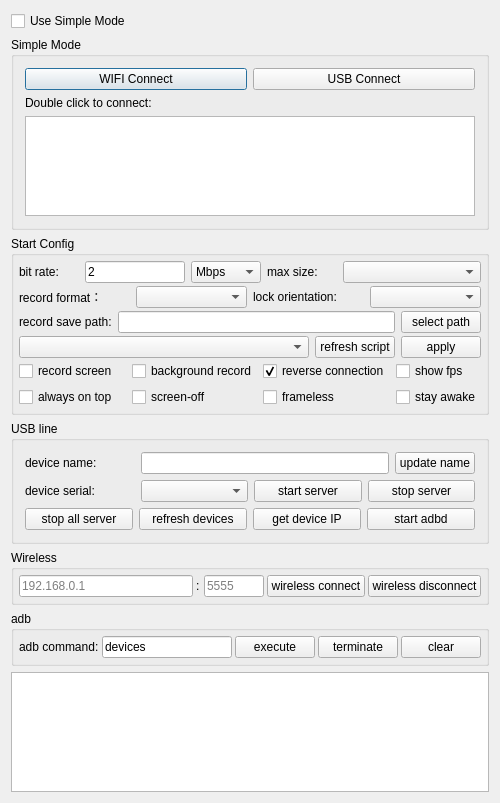
<?xml version="1.0" encoding="UTF-8"?>
<ui version="4.0">
 <class>Dialog</class>
 <widget class="QDialog" name="Dialog">
  <property name="geometry">
   <rect>
    <x>0</x>
    <y>0</y>
    <width>500</width>
    <height>749</height>
   </rect>
  </property>
  <property name="minimumSize">
   <size>
    <width>500</width>
    <height>0</height>
   </size>
  </property>
  <property name="maximumSize">
   <size>
    <width>565</width>
    <height>16777215</height>
   </size>
  </property>
  <property name="windowTitle">
   <string notr="true">QtScrcpy</string>
  </property>
  <layout class="QVBoxLayout" name="verticalLayout_2">
   <item>
    <widget class="QCheckBox" name="useSingleModeCheck">
     <property name="text">
      <string>Use Simple Mode</string>
     </property>
     <property name="checked">
      <bool>false</bool>
     </property>
    </widget>
   </item>
   <item>
    <widget class="QGroupBox" name="simpleGroupBox">
     <property name="title">
      <string>Simple Mode</string>
     </property>
     <property name="checkable">
      <bool>false</bool>
     </property>
     <layout class="QVBoxLayout" name="verticalLayout_4">
      <item>
       <layout class="QHBoxLayout" name="horizontalLayout_9">
        <item>
         <widget class="QPushButton" name="wifiConnectBtn">
          <property name="text">
           <string>WIFI Connect</string>
          </property>
         </widget>
        </item>
        <item>
         <widget class="QPushButton" name="usbConnectBtn">
          <property name="text">
           <string>USB Connect</string>
          </property>
         </widget>
        </item>
       </layout>
      </item>
      <item>
       <widget class="QLabel" name="label_10">
        <property name="text">
         <string>Double click to connect:</string>
        </property>
       </widget>
      </item>
      <item>
       <widget class="QListWidget" name="connectedPhoneList">
        <property name="sizePolicy">
         <sizepolicy hsizetype="Expanding" vsizetype="Preferred">
          <horstretch>0</horstretch>
          <verstretch>0</verstretch>
         </sizepolicy>
        </property>
        <property name="minimumSize">
         <size>
          <width>0</width>
          <height>100</height>
         </size>
        </property>
        <property name="maximumSize">
         <size>
          <width>16777215</width>
          <height>100</height>
         </size>
        </property>
       </widget>
      </item>
     </layout>
    </widget>
   </item>
   <item>
    <widget class="QGroupBox" name="configGroupBox">
     <property name="title">
      <string>Start Config</string>
     </property>
     <layout class="QVBoxLayout" name="verticalLayout_3">
      <property name="spacing">
       <number>3</number>
      </property>
      <property name="leftMargin">
       <number>5</number>
      </property>
      <property name="topMargin">
       <number>5</number>
      </property>
      <property name="rightMargin">
       <number>5</number>
      </property>
      <property name="bottomMargin">
       <number>5</number>
      </property>
      <item>
       <widget class="QWidget" name="configWidget1" native="true">
        <layout class="QHBoxLayout" name="horizontalLayout_5">
         <property name="leftMargin">
          <number>0</number>
         </property>
         <property name="topMargin">
          <number>0</number>
         </property>
         <property name="rightMargin">
          <number>0</number>
         </property>
         <property name="bottomMargin">
          <number>0</number>
         </property>
         <item>
          <widget class="QLabel" name="label_3">
           <property name="sizePolicy">
            <sizepolicy hsizetype="Fixed" vsizetype="Preferred">
             <horstretch>0</horstretch>
             <verstretch>0</verstretch>
            </sizepolicy>
           </property>
           <property name="minimumSize">
            <size>
             <width>60</width>
             <height>0</height>
            </size>
           </property>
           <property name="maximumSize">
            <size>
             <width>0</width>
             <height>16777215</height>
            </size>
           </property>
           <property name="text">
            <string>bit rate:</string>
           </property>
          </widget>
         </item>
         <item>
          <widget class="QLineEdit" name="bitRateEdit">
           <property name="sizePolicy">
            <sizepolicy hsizetype="Minimum" vsizetype="Fixed">
             <horstretch>0</horstretch>
             <verstretch>0</verstretch>
            </sizepolicy>
           </property>
           <property name="minimumSize">
            <size>
             <width>100</width>
             <height>0</height>
            </size>
           </property>
           <property name="maximumSize">
            <size>
             <width>0</width>
             <height>16777215</height>
            </size>
           </property>
           <property name="text">
            <string>2</string>
           </property>
          </widget>
         </item>
         <item>
          <widget class="QComboBox" name="bitRateBox">
           <property name="sizePolicy">
            <sizepolicy hsizetype="Fixed" vsizetype="Fixed">
             <horstretch>0</horstretch>
             <verstretch>0</verstretch>
            </sizepolicy>
           </property>
           <property name="minimumSize">
            <size>
             <width>70</width>
             <height>0</height>
            </size>
           </property>
           <property name="maximumSize">
            <size>
             <width>0</width>
             <height>16777215</height>
            </size>
           </property>
           <property name="toolTip">
            <string/>
           </property>
           <property name="currentText">
            <string notr="true">Mbps</string>
           </property>
           <item>
            <property name="text">
             <string notr="true">Mbps</string>
            </property>
           </item>
           <item>
            <property name="text">
             <string notr="true">Kbps</string>
            </property>
           </item>
          </widget>
         </item>
         <item>
          <widget class="QLabel" name="label_4">
           <property name="sizePolicy">
            <sizepolicy hsizetype="Fixed" vsizetype="Preferred">
             <horstretch>0</horstretch>
             <verstretch>0</verstretch>
            </sizepolicy>
           </property>
           <property name="minimumSize">
            <size>
             <width>70</width>
             <height>0</height>
            </size>
           </property>
           <property name="maximumSize">
            <size>
             <width>0</width>
             <height>16777215</height>
            </size>
           </property>
           <property name="text">
            <string>max size:</string>
           </property>
          </widget>
         </item>
         <item>
          <widget class="QComboBox" name="maxSizeBox">
           <property name="toolTip">
            <string/>
           </property>
          </widget>
         </item>
        </layout>
       </widget>
      </item>
      <item>
       <widget class="QWidget" name="configWidget5" native="true">
        <layout class="QHBoxLayout" name="horizontalLayout_7">
         <property name="leftMargin">
          <number>0</number>
         </property>
         <property name="topMargin">
          <number>0</number>
         </property>
         <property name="rightMargin">
          <number>0</number>
         </property>
         <property name="bottomMargin">
          <number>0</number>
         </property>
         <item>
          <widget class="QLabel" name="label_6">
           <property name="text">
            <string>record format：</string>
           </property>
          </widget>
         </item>
         <item>
          <widget class="QComboBox" name="formatBox"/>
         </item>
         <item>
          <widget class="QLabel" name="label_8">
           <property name="text">
            <string>lock orientation:</string>
           </property>
          </widget>
         </item>
         <item>
          <widget class="QComboBox" name="lockOrientationBox"/>
         </item>
        </layout>
       </widget>
      </item>
      <item>
       <widget class="QWidget" name="configWidget2" native="true">
        <layout class="QHBoxLayout" name="horizontalLayout_6">
         <property name="leftMargin">
          <number>0</number>
         </property>
         <property name="topMargin">
          <number>0</number>
         </property>
         <property name="rightMargin">
          <number>0</number>
         </property>
         <property name="bottomMargin">
          <number>0</number>
         </property>
         <item>
          <widget class="QLabel" name="label_5">
           <property name="text">
            <string>record save path:</string>
           </property>
           <property name="buddy">
            <cstring>recordPathEdt</cstring>
           </property>
          </widget>
         </item>
         <item>
          <widget class="QLineEdit" name="recordPathEdt">
           <property name="readOnly">
            <bool>true</bool>
           </property>
          </widget>
         </item>
         <item>
          <widget class="QPushButton" name="selectRecordPathBtn">
           <property name="text">
            <string>select path</string>
           </property>
           <property name="autoDefault">
            <bool>false</bool>
           </property>
          </widget>
         </item>
        </layout>
       </widget>
      </item>
      <item>
       <widget class="QWidget" name="configWidget4" native="true">
        <layout class="QHBoxLayout" name="horizontalLayout_8">
         <property name="leftMargin">
          <number>0</number>
         </property>
         <property name="topMargin">
          <number>0</number>
         </property>
         <property name="rightMargin">
          <number>0</number>
         </property>
         <property name="bottomMargin">
          <number>0</number>
         </property>
         <item>
          <widget class="QComboBox" name="gameBox">
           <property name="sizePolicy">
            <sizepolicy hsizetype="Expanding" vsizetype="Fixed">
             <horstretch>0</horstretch>
             <verstretch>0</verstretch>
            </sizepolicy>
           </property>
          </widget>
         </item>
         <item>
          <widget class="QPushButton" name="refreshGameScriptBtn">
           <property name="text">
            <string>refresh script</string>
           </property>
          </widget>
         </item>
         <item>
          <widget class="QPushButton" name="applyScriptBtn">
           <property name="text">
            <string>apply</string>
           </property>
          </widget>
         </item>
        </layout>
       </widget>
      </item>
      <item>
       <widget class="QWidget" name="configWidget3" native="true">
        <layout class="QGridLayout" name="gridLayout">
         <property name="leftMargin">
          <number>0</number>
         </property>
         <property name="topMargin">
          <number>0</number>
         </property>
         <property name="rightMargin">
          <number>0</number>
         </property>
         <property name="bottomMargin">
          <number>0</number>
         </property>
         <item row="1" column="1">
          <widget class="QCheckBox" name="closeScreenCheck">
           <property name="sizePolicy">
            <sizepolicy hsizetype="Expanding" vsizetype="Fixed">
             <horstretch>0</horstretch>
             <verstretch>0</verstretch>
            </sizepolicy>
           </property>
           <property name="text">
            <string>screen-off</string>
           </property>
          </widget>
         </item>
         <item row="1" column="3">
          <widget class="QCheckBox" name="framelessCheck">
           <property name="text">
            <string>frameless</string>
           </property>
          </widget>
         </item>
         <item row="1" column="0">
          <widget class="QCheckBox" name="alwaysTopCheck">
           <property name="sizePolicy">
            <sizepolicy hsizetype="Expanding" vsizetype="Fixed">
             <horstretch>0</horstretch>
             <verstretch>0</verstretch>
            </sizepolicy>
           </property>
           <property name="text">
            <string>always on top</string>
           </property>
           <property name="checked">
            <bool>false</bool>
           </property>
          </widget>
         </item>
         <item row="0" column="1">
          <widget class="QCheckBox" name="notDisplayCheck">
           <property name="sizePolicy">
            <sizepolicy hsizetype="Expanding" vsizetype="Fixed">
             <horstretch>0</horstretch>
             <verstretch>0</verstretch>
            </sizepolicy>
           </property>
           <property name="text">
            <string>background record</string>
           </property>
           <property name="checkable">
            <bool>false</bool>
           </property>
          </widget>
         </item>
         <item row="0" column="3">
          <widget class="QCheckBox" name="useReverseCheck">
           <property name="sizePolicy">
            <sizepolicy hsizetype="Expanding" vsizetype="Fixed">
             <horstretch>0</horstretch>
             <verstretch>0</verstretch>
            </sizepolicy>
           </property>
           <property name="text">
            <string>reverse connection</string>
           </property>
           <property name="checked">
            <bool>true</bool>
           </property>
          </widget>
         </item>
         <item row="0" column="0">
          <widget class="QCheckBox" name="recordScreenCheck">
           <property name="text">
            <string>record screen</string>
           </property>
          </widget>
         </item>
         <item row="0" column="4">
          <widget class="QCheckBox" name="fpsCheck">
           <property name="text">
            <string>show fps</string>
           </property>
          </widget>
         </item>
         <item row="1" column="4">
          <widget class="QCheckBox" name="stayAwakeCheck">
           <property name="text">
            <string>stay awake</string>
           </property>
          </widget>
         </item>
        </layout>
       </widget>
      </item>
     </layout>
    </widget>
   </item>
   <item>
    <widget class="QGroupBox" name="usbGroupBox">
     <property name="title">
      <string>USB line</string>
     </property>
     <layout class="QVBoxLayout" name="verticalLayout">
      <item>
       <layout class="QHBoxLayout" name="horizontalLayout_10">
        <item>
         <widget class="QLabel" name="label_9">
          <property name="minimumSize">
           <size>
            <width>110</width>
            <height>0</height>
           </size>
          </property>
          <property name="text">
           <string>device name:</string>
          </property>
         </widget>
        </item>
        <item>
         <widget class="QLineEdit" name="userNameEdt">
          <property name="maximumSize">
           <size>
            <width>16777215</width>
            <height>16777215</height>
           </size>
          </property>
         </widget>
        </item>
        <item>
         <widget class="QPushButton" name="updateNameBtn">
          <property name="text">
           <string>update name</string>
          </property>
          <property name="autoDefault">
           <bool>false</bool>
          </property>
         </widget>
        </item>
       </layout>
      </item>
      <item>
       <widget class="QWidget" name="usbWidget1" native="true">
        <layout class="QHBoxLayout" name="horizontalLayout_3">
         <property name="leftMargin">
          <number>0</number>
         </property>
         <property name="topMargin">
          <number>0</number>
         </property>
         <property name="rightMargin">
          <number>0</number>
         </property>
         <property name="bottomMargin">
          <number>0</number>
         </property>
         <item>
          <widget class="QLabel" name="label_2">
           <property name="minimumSize">
            <size>
             <width>110</width>
             <height>0</height>
            </size>
           </property>
           <property name="text">
            <string>device serial:</string>
           </property>
          </widget>
         </item>
         <item>
          <widget class="QComboBox" name="serialBox"/>
         </item>
         <item>
          <widget class="QPushButton" name="startServerBtn">
           <property name="text">
            <string>start server</string>
           </property>
           <property name="autoDefault">
            <bool>false</bool>
           </property>
          </widget>
         </item>
         <item>
          <widget class="QPushButton" name="stopServerBtn">
           <property name="text">
            <string>stop server</string>
           </property>
           <property name="autoDefault">
            <bool>false</bool>
           </property>
          </widget>
         </item>
        </layout>
       </widget>
      </item>
      <item>
       <widget class="QWidget" name="usbWidget2" native="true">
        <layout class="QHBoxLayout" name="horizontalLayout_4">
         <property name="leftMargin">
          <number>0</number>
         </property>
         <property name="topMargin">
          <number>0</number>
         </property>
         <property name="rightMargin">
          <number>0</number>
         </property>
         <property name="bottomMargin">
          <number>0</number>
         </property>
         <item>
          <widget class="QPushButton" name="stopAllServerBtn">
           <property name="text">
            <string>stop all server</string>
           </property>
          </widget>
         </item>
         <item>
          <widget class="QPushButton" name="updateDevice">
           <property name="text">
            <string>refresh devices</string>
           </property>
           <property name="autoDefault">
            <bool>false</bool>
           </property>
          </widget>
         </item>
         <item>
          <widget class="QPushButton" name="getIPBtn">
           <property name="text">
            <string>get device IP</string>
           </property>
           <property name="autoDefault">
            <bool>false</bool>
           </property>
          </widget>
         </item>
         <item>
          <widget class="QPushButton" name="startAdbdBtn">
           <property name="text">
            <string>start adbd</string>
           </property>
           <property name="autoDefault">
            <bool>false</bool>
           </property>
          </widget>
         </item>
        </layout>
       </widget>
      </item>
     </layout>
    </widget>
   </item>
   <item>
    <widget class="QGroupBox" name="wirelessGroupBox">
     <property name="title">
      <string>Wireless</string>
     </property>
     <layout class="QHBoxLayout" name="horizontalLayout">
      <property name="spacing">
       <number>3</number>
      </property>
      <property name="leftMargin">
       <number>5</number>
      </property>
      <property name="topMargin">
       <number>5</number>
      </property>
      <property name="rightMargin">
       <number>5</number>
      </property>
      <property name="bottomMargin">
       <number>5</number>
      </property>
      <item>
       <widget class="QLineEdit" name="deviceIpEdt">
        <property name="text">
         <string/>
        </property>
        <property name="maxLength">
         <number>128</number>
        </property>
        <property name="placeholderText">
         <string notr="true">192.168.0.1</string>
        </property>
       </widget>
      </item>
      <item>
       <widget class="QLabel" name="label">
        <property name="minimumSize">
         <size>
          <width>5</width>
          <height>0</height>
         </size>
        </property>
        <property name="maximumSize">
         <size>
          <width>5</width>
          <height>16777215</height>
         </size>
        </property>
        <property name="text">
         <string notr="true">:</string>
        </property>
       </widget>
      </item>
      <item>
       <widget class="QLineEdit" name="devicePortEdt">
        <property name="sizePolicy">
         <sizepolicy hsizetype="Maximum" vsizetype="Fixed">
          <horstretch>0</horstretch>
          <verstretch>0</verstretch>
         </sizepolicy>
        </property>
        <property name="maximumSize">
         <size>
          <width>60</width>
          <height>16777215</height>
         </size>
        </property>
        <property name="text">
         <string/>
        </property>
        <property name="maxLength">
         <number>6</number>
        </property>
        <property name="placeholderText">
         <string notr="true">5555</string>
        </property>
       </widget>
      </item>
      <item>
       <widget class="QPushButton" name="wirelessConnectBtn">
        <property name="sizePolicy">
         <sizepolicy hsizetype="Minimum" vsizetype="Fixed">
          <horstretch>0</horstretch>
          <verstretch>0</verstretch>
         </sizepolicy>
        </property>
        <property name="text">
         <string>wireless connect</string>
        </property>
        <property name="autoDefault">
         <bool>false</bool>
        </property>
       </widget>
      </item>
      <item>
       <widget class="QPushButton" name="wirelessDisConnectBtn">
        <property name="sizePolicy">
         <sizepolicy hsizetype="Minimum" vsizetype="Fixed">
          <horstretch>0</horstretch>
          <verstretch>0</verstretch>
         </sizepolicy>
        </property>
        <property name="text">
         <string>wireless disconnect</string>
        </property>
        <property name="autoDefault">
         <bool>false</bool>
        </property>
       </widget>
      </item>
     </layout>
    </widget>
   </item>
   <item>
    <widget class="QGroupBox" name="adbGroupBox">
     <property name="title">
      <string notr="true">adb</string>
     </property>
     <layout class="QHBoxLayout" name="horizontalLayout_2">
      <property name="spacing">
       <number>3</number>
      </property>
      <property name="leftMargin">
       <number>5</number>
      </property>
      <property name="topMargin">
       <number>5</number>
      </property>
      <property name="rightMargin">
       <number>5</number>
      </property>
      <property name="bottomMargin">
       <number>5</number>
      </property>
      <item>
       <widget class="QLabel" name="label_7">
        <property name="text">
         <string>adb command:</string>
        </property>
        <property name="buddy">
         <cstring>adbCommandEdt</cstring>
        </property>
       </widget>
      </item>
      <item>
       <widget class="QLineEdit" name="adbCommandEdt">
        <property name="text">
         <string notr="true">devices</string>
        </property>
       </widget>
      </item>
      <item>
       <widget class="QPushButton" name="adbCommandBtn">
        <property name="sizePolicy">
         <sizepolicy hsizetype="Minimum" vsizetype="Fixed">
          <horstretch>0</horstretch>
          <verstretch>0</verstretch>
         </sizepolicy>
        </property>
        <property name="text">
         <string>execute</string>
        </property>
       </widget>
      </item>
      <item>
       <widget class="QPushButton" name="stopAdbBtn">
        <property name="sizePolicy">
         <sizepolicy hsizetype="Minimum" vsizetype="Fixed">
          <horstretch>0</horstretch>
          <verstretch>0</verstretch>
         </sizepolicy>
        </property>
        <property name="text">
         <string>terminate</string>
        </property>
       </widget>
      </item>
      <item>
       <widget class="QPushButton" name="clearOut">
        <property name="sizePolicy">
         <sizepolicy hsizetype="Minimum" vsizetype="Fixed">
          <horstretch>0</horstretch>
          <verstretch>0</verstretch>
         </sizepolicy>
        </property>
        <property name="text">
         <string>clear</string>
        </property>
       </widget>
      </item>
     </layout>
    </widget>
   </item>
   <item>
    <widget class="QTextEdit" name="outEdit">
     <property name="sizePolicy">
      <sizepolicy hsizetype="Expanding" vsizetype="Preferred">
       <horstretch>0</horstretch>
       <verstretch>0</verstretch>
      </sizepolicy>
     </property>
     <property name="minimumSize">
      <size>
       <width>0</width>
       <height>120</height>
      </size>
     </property>
     <property name="maximumSize">
      <size>
       <width>16777215</width>
       <height>120</height>
      </size>
     </property>
     <property name="focusPolicy">
      <enum>Qt::ClickFocus</enum>
     </property>
     <property name="documentTitle">
      <string/>
     </property>
     <property name="readOnly">
      <bool>true</bool>
     </property>
    </widget>
   </item>
  </layout>
 </widget>
 <layoutdefault spacing="6" margin="11"/>
 <tabstops>
  <tabstop>deviceIpEdt</tabstop>
  <tabstop>devicePortEdt</tabstop>
  <tabstop>wirelessConnectBtn</tabstop>
  <tabstop>wirelessDisConnectBtn</tabstop>
  <tabstop>adbCommandEdt</tabstop>
  <tabstop>adbCommandBtn</tabstop>
  <tabstop>stopAdbBtn</tabstop>
  <tabstop>clearOut</tabstop>
 </tabstops>
 <resources/>
 <connections/>
</ui>
